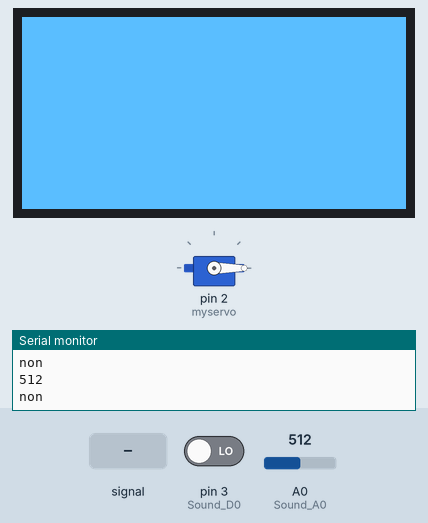
Simulated run of this sketch. Board: Arduino Uno, built with avr-gcc and run on an emulated ATmega328P. On the bench: servo, 128×64 one-colour display, the last lines printed to the serial monitor. The test bench sets the inputs (shaded band); at power-on: A0 (Sound_A0) = 512, pin 3 (Sound_D0) LOW.

Above: at 1.8 s.
1.9 s: A0 (Sound_A0) fed a 200 Hz sine of ±460 counts around its level
At 2.8 s:
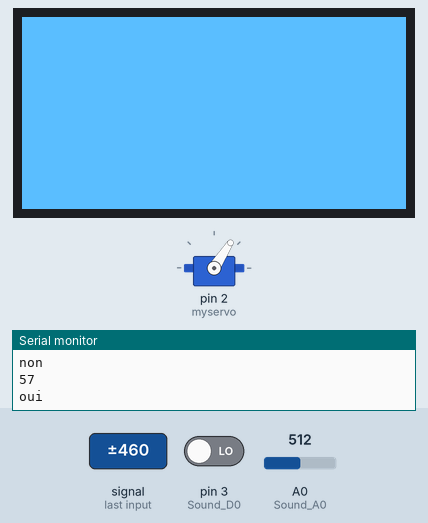
6.0 s: A0 (Sound_A0) set to 122
7.5 s: A0 (Sound_A0) fed a 200 Hz sine of ±81 counts around its level
At 9.7 s:
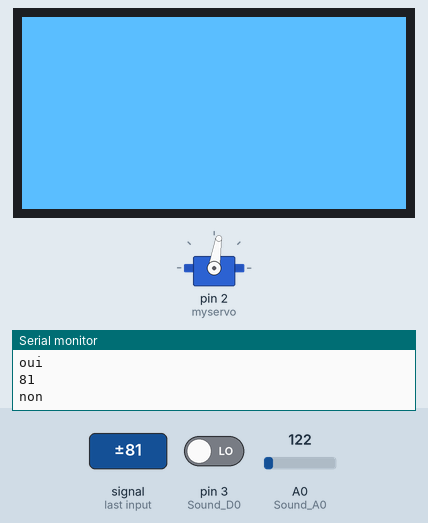
11.6 s: A0 (Sound_A0) set to 0
13.5 s: A0 (Sound_A0) set to 61
At 14.8 s:
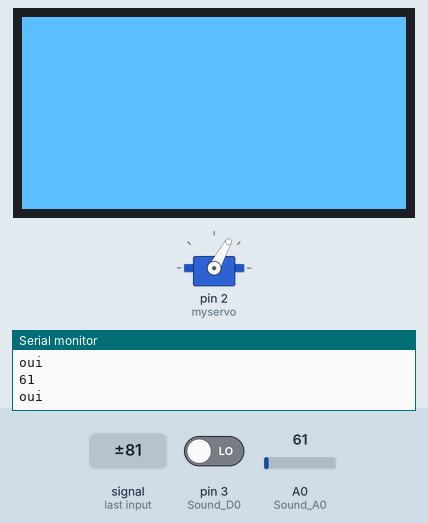
15.5 s: A0 (Sound_A0) set to 70
At 16.4 s:
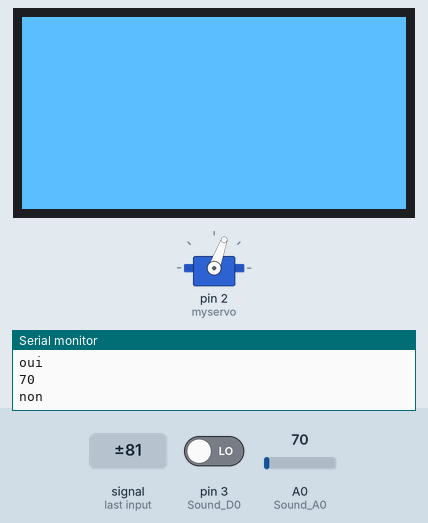
Timing chart, 0 to 18.5 s (numbered marks = the images above; inputs shaded):
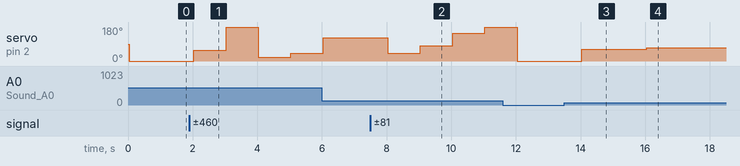

Measured:
- after the input at 1.9 s, servo on pin 2 (myservo): 0° → 57° after 0.13 s, → 180° 1.0 s later, → 20° 1.0 s later, → 41° 1.0 s later
- after the input at 7.5 s, servo on pin 2 (myservo): 122° → 42° after 0.54 s, → 81° 1.0 s later, → 147° 1.0 s later, → 180° 1.0 s later
- after the input at 13.5 s, servo on pin 2 (myservo): 0° → 61° after 0.54 s
- after the input at 15.5 s, servo on pin 2 (myservo): 61° → 70° after 0.54 s

The sketch:

projet2prime_avecoledafichagenemarchepas.ino
```cpp
#include <Wire.h>
#include <Servo.h>
#include <Adafruit_GFX.h>
#include <Adafruit_SH110X.h>
#define Sound_D0 3
#define Sound_A0 A0
Adafruit_SH1106G display = Adafruit_SH1106G(128, 64, &Wire, -1);
Servo myservo ;
void setup() {
  // put your setup code here, to run once:
  Serial.begin(9600);
  pinMode(Sound_D0,INPUT);
  myservo.attach(2);
  display.begin(0x3C, true); // adresse I2C souvent 0x3C
  display.clearDisplay();
  display.setTextSize(2);
  display.invertDisplay(SH110X_WHITE);
  display.setCursor(10,10);
  display.print("bonjour");

}

void loop() {
  int sound_In =analogRead(Sound_A0);//0-1023
  Serial.println(sound_In);
  int seuil=digitalRead(Sound_D0);
  display.setCursor(10,20);
  display.print(sound_In);

  if (sound_In <66){
    Serial.println("oui");

  }
  else{
    Serial.println("non");
  }
  myservo.write(sound_In);
  // put your main code here, to run repeatedly:
  delay(1000);
}
```
